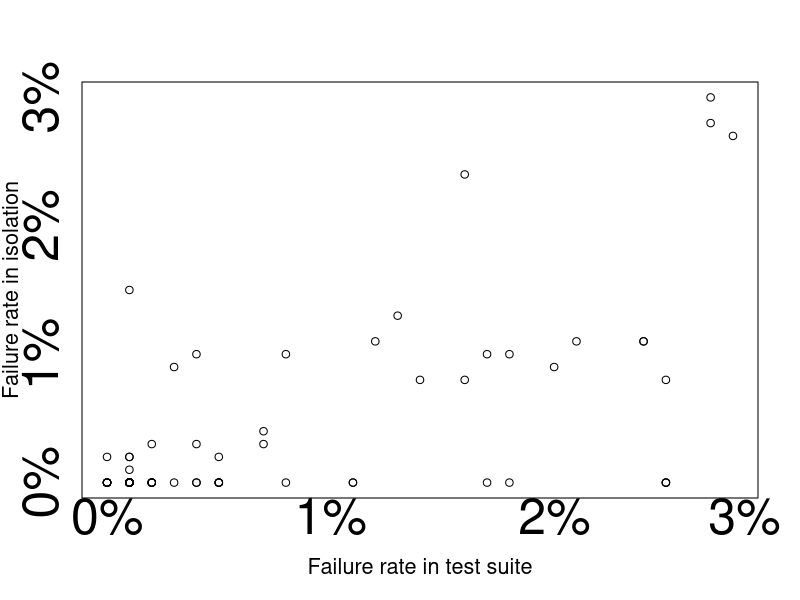

This chart was generated by the following R code:
# script to create Figure fig:tso-flakiness-rate

pdf(file="./tso-flakiness-rate-box.pdf",width=12,height=12)
plot.data=read.table(file="no-outlier-simplified.csv",sep=',',header=TRUE)
plot.data[,2] <- as.numeric(gsub("%", "",plot.data[,2]))/100
plot.data[,3] <- as.numeric(gsub("%", "",plot.data[,3]))/100
plot(plot.data$TSO_flake_rate,plot.data$ISO_flake_rate,xlab=("Failure rate in test suite"),ylab=("Failure rate in isolation"),cex.lab=1.3,xaxt="n",yaxt="n")
axis(2, at=c(0,.01,.02,.03), labels=paste0(c(0,.01,.02,.03)*100, "%"),tick = FALSE,cex.lab=1,cex.axis=3)
axis(1, at=c(0,.01,.02,.0285), labels=paste0(c(0,.01,.02,.03)*100, "%"),tick = FALSE,cex.lab=1,cex.axis=3)
graphics.off()
